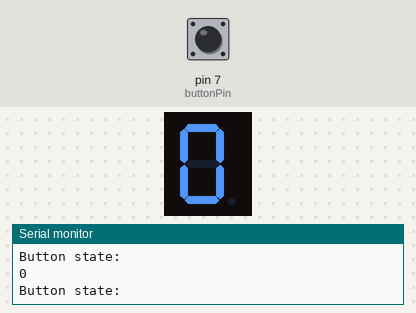
Bench run of a sketch on a simulated Arduino Uno, built with avr-gcc and run on an emulated ATmega328P. Parts: 1-digit seven-segment display, the last lines printed to the serial monitor. Wiring (inferred from the names in the program): 1-digit 7-segment display, segments lit when HIGH: segments pin 3, pin 4, pin 5, pin 6, pin 10, pin 8, pin 9, pin 2. The inputs (shaded band) are chosen by the test bench; at power-on: pin 7 (buttonPin) LOW. The segment pins are drawn as the display they are named for.

Above: at 3.1 s.
3.2 s: pin 7 (buttonPin) pulled HIGH for 0.15 s
At 3.5 s:
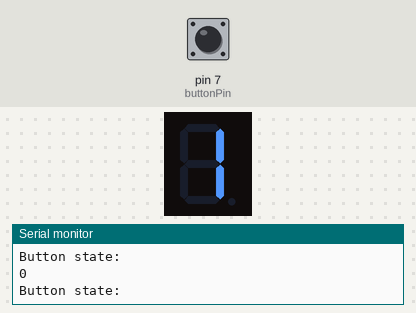
4.8 s: pin 7 (buttonPin) pulled HIGH for 1 s
At 5.8 s:
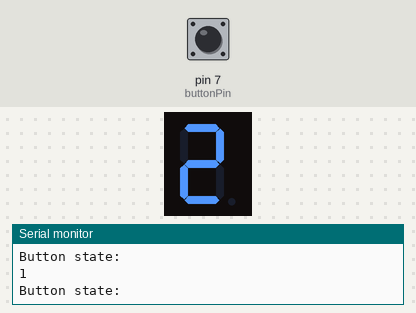
7.3 s: pin 7 (buttonPin) pulled HIGH for 0.15 s
At 7.9 s:
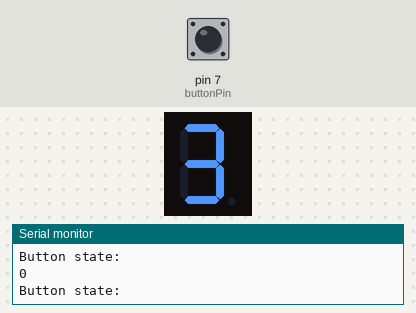
8.9 s: pin 7 (buttonPin) pulled HIGH for 3.2 s
At 10.2 s:
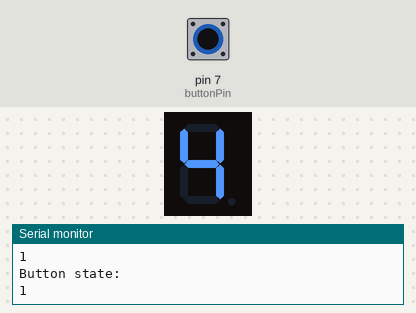
13.6 s: pin 7 (buttonPin) pulled HIGH for 0.15 s
At 14.8 s:
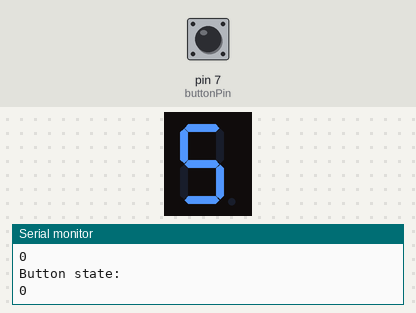
15.2 s: pin 7 (buttonPin) pulled HIGH for 1 s
At 16.0 s:
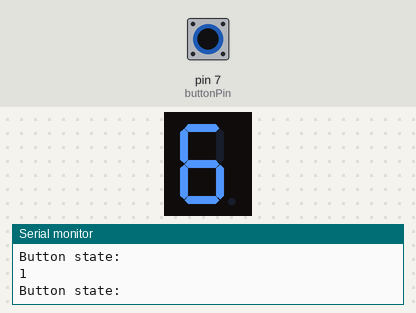
Timing chart, 0 to 18.2 s (numbered marks = the images above; inputs shaded):
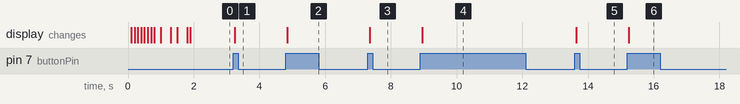

The sketch:

SevenSegmentDisplayButtonActivatedCounter_Sketch.ino
```cpp
int segPoint = 2;
int segA = 3;
int segB = 4;
int segC = 5;
int segD = 6;
int segE = 10;
int segF = 8;
int segG = 9;

int buttonPin = 7;


const int displayPins[8] = {
  segA,
  segB,
  segC,
  segD,
  segE,
  segF,
  segG,
  segPoint
};

const byte digitPatterns[10][7] = {

  // A, B, C, D, E, F, G
    {1, 1, 1, 1, 1, 1, 0}, //0
    {0, 1, 1, 0, 0, 0, 0}, //1
    {1, 1, 0, 1, 1, 0, 1}, //2
    {1, 1, 1, 1, 0, 0, 1}, //3
    {0, 1, 1, 0, 0, 1, 1}, //4
    {1, 0, 1, 1, 0, 1, 1}, //5
    {1, 0, 1, 1, 1, 1, 1}, //6
    {1, 1, 1, 0, 0, 0, 0}, //7
    {1, 1, 1, 1, 1, 1, 1}, //8
    {1, 1, 1, 1, 0, 1, 1} //9

  };


//Declare variables for button
int currentButtonState = LOW;
int lastButtonState = LOW;
int buttonPressCounter = 0;
bool isIncrementing = true;


void setup() {
  // put your setup code here, to run once:

  //Begin serial reading
  Serial.begin(9600);

  //Declare Button pin on 7 as input
  pinMode(buttonPin, INPUT);

  //For each segment declare their pin as output
  for(int i = 0; i < 8; i++){
    pinMode(displayPins[i], OUTPUT);
  }


  //Start animation

  //Turn on each of the segments individually, then after 100 ms turn them off
  for(int i = 0; i < 8; i++){
    digitalWrite(displayPins[i], HIGH);
    delay(100);
    digitalWrite(displayPins[i], LOW);
  }

  delay(200);
  //
  for(int i = 0; i < 8; i++){
    digitalWrite(displayPins[i], HIGH);
  }

  delay(300);

  for(int i = 0; i < 8; i++){
    digitalWrite(displayPins[i], LOW);
  }

  delay(200);
  //
  for(int i = 0; i < 8; i++){
    digitalWrite(displayPins[i], HIGH);
  }

  delay(300);

  for(int i = 0; i < 8; i++){
    digitalWrite(displayPins[i], LOW);
  }
  delay(100);


   for(int i = 0; i < 8; i++){
      digitalWrite(displayPins[i], digitPatterns[0][i]);
    }

}

void loop() {
  // put your main code here, to run repeatedly:

  currentButtonState = digitalRead(buttonPin);
  Serial.println("Button state: ");
  Serial.println(currentButtonState);
  if(currentButtonState == HIGH && lastButtonState == LOW){
    Serial.println("Press count: ");


    if(isIncrementing){
      buttonPressCounter++;

      if(buttonPressCounter < 10){

        for(int i = 0; i < 7; i++){
          digitalWrite(displayPins[i], digitPatterns[buttonPressCounter][i]);
        }
      }

      if(buttonPressCounter == 10){
        isIncrementing = false;
      }
    }
    if(!isIncrementing){
      buttonPressCounter--;
      if(buttonPressCounter == 0){
        isIncrementing = true;
      }
      if(buttonPressCounter >= 0){

        for(int i = 6; i > -1; i--){
          digitalWrite(displayPins[i], digitPatterns[buttonPressCounter][i]);
        }
      }


    }


  }
    lastButtonState = currentButtonState;

}
```

Measured:
- after the input at 3.2 s, the display: changes after 0.05 s (image 1)
- after the input at 4.8 s, the display: changes after 0.05 s (image 2)
- after the input at 7.3 s, the display: changes after 0.05 s (image 3)
- after the input at 8.9 s, the display: changes after 0.05 s (image 4)
- after the input at 13.6 s, the display: changes after 0.05 s (image 5)
- after the input at 15.2 s, the display: changes at once (image 6)
